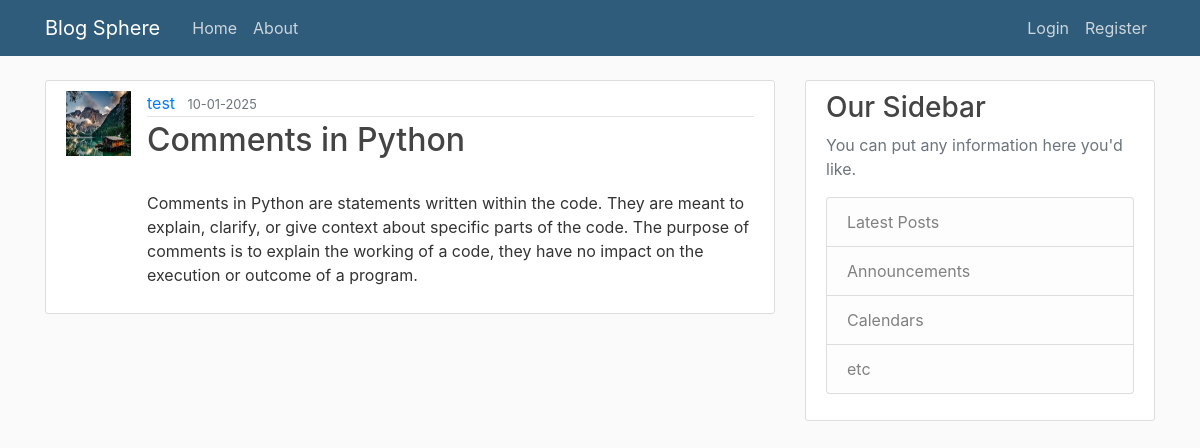
/post/6, run on the app's committed database.
### flaskapp/models.py (models this page shows, shortened)
class User(db.Model,UserMixin):
    id = db.Column(db.Integer, primary_key=True)
    username = db.Column(db.String(20), unique=True, nullable=False)
    email = db.Column(db.String(120), unique=True, nullable=False)
    image_file = db.Column(db.String(20), nullable=False, default='default.jpg')
    password = db.Column(db.String(60), nullable=False)
    posts = db.relationship('Post', backref='author', lazy=True)

class Post(db.Model):
    id = db.Column(db.Integer, primary_key=True)
    title = db.Column(db.String(100), nullable=False)
    date_posted = db.Column(db.DateTime, nullable=False, default=datetime.utcnow)
    content = db.Column(db.Text, nullable=False)
    user_id = db.Column(db.Integer, db.ForeignKey('user.id'), nullable=False)

### flaskapp/routes.py (the view)
@app.route("/post/<int:post_id>")
def post(post_id):
    post= Post.query.get_or_404(post_id)
    return render_template("post_.html",title=post.title,post=post)

### flaskapp/templates/post_.html (shortened to what this page needs)
{% extends "layout.html" %}
{% block content %}
        <article class="media content-section">
          <img class="rounded-cirlce article-img" src="{{url_for('static',filename='profile/'+post.author.image_file)}}">
          <div class="media-body">
            <div class="article-metadata">
              <a class="mr-2" href="{{url_for('user_posts',username=post.author.username)}}">{{ post.author.username }}</a>
              <small class="text-muted">{{ post.date_posted.strftime('%d-%m-%Y') }}</small>
            </div>
            <h2 class="article-title">{{ post.title }}</h2>
            <p class="article-content">{{ post.content }}</p>
          </div>
        </article>
{% endblock content %}

### flaskapp/static/main.css (style rules this page uses)
body { background: #fafafa; color: #333333; margin-top: 5rem; }
h1, h2, h3, h4, h5, h6 { color: #444444; }
.content-section { background: #ffffff; padding: 10px 20px; border: 1px solid #dddddd; border-radius: 3px; margin-bottom: 20px; }
.article-title { color: #444444; }
.article-content { white-space: pre-line; }
.article-img { height: 65px; width: 65px; margin-right: 16px; }
.article-metadata { padding-bottom: 1px; margin-bottom: 4px; border-bottom: 1px solid #e3e3e3 }

### data on the page
User: image_file (placeholder picture), author.username "test"
Post: date_posted "10-01-2025", title "Comments in Python", content "Comments in Python are statements written within the code. They are meant to explain, clarify, or give context about specific parts of the code. The purpose of comments is to explain the working of a code, they have no impact on the execution or outcome of a program."
